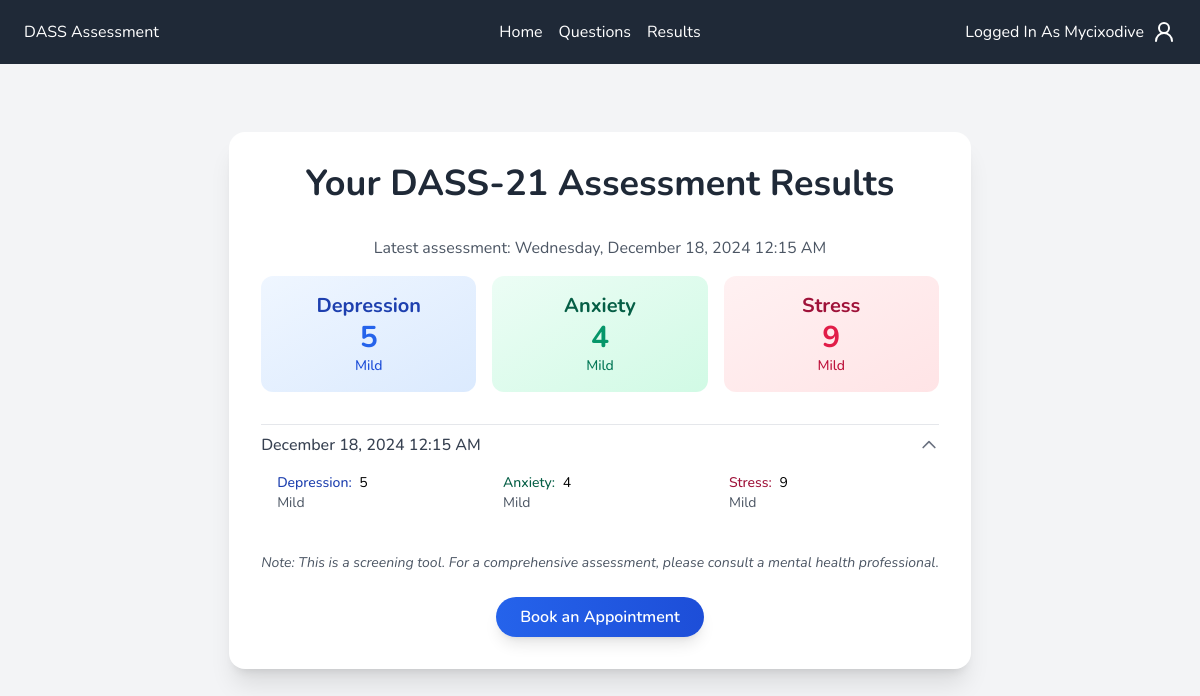
Screenshot of /results (signed in) with the database file from the repository.
### tables this page shows
CREATE TABLE dass_score (
            id INTEGER PRIMARY KEY AUTOINCREMENT,
            user_id INTEGER NOT NULL,
            answer TEXT NOT NULL,
            depression_score INTEGER NOT NULL,
            anxiety_score INTEGER NOT NULL,
            stress_score INTEGER NOT NULL,
            date_taken TEXT NOT NULL DEFAULT CURRENT_TIMESTAMP,
            FOREIGN KEY (user_id) REFERENCES students (id)
        );

### app.py (the view)
@app.route("/results")
@login_required
def results():
    if not session.get("user_id"):
        return redirect(url_for("login"))
    try:
        conn = get_db_connection()
        scores = conn.execute(
            "SELECT depression_score, anxiety_score, stress_score, date_taken, answer FROM dass_score WHERE user_id = ? ORDER BY date_taken DESC",
            (session["user_id"],),
        ).fetchall()
        conn.close()
    except sqlite3.IntegrityError:
        scores = None
    if scores:
        return render_template("results.html", scores=scores)
    return render_template("results.html")

### app.py (called while the page is built)
def login_required(f):
    @functools.wraps(f)
    def decorated_function(*args, **kwargs):
        if not session.get("user_id"):
            return redirect(url_for("login"))
        return f(*args, **kwargs)
    return decorated_function

def dateformat(value, format="%Y-%m-%d"):
    if isinstance(value, str):
        try:
            value = datetime.fromisoformat(value.replace("Z", "+00:00"))
        except ValueError:
            return value
    if isinstance(value, datetime):
        return value.strftime(format)
    return value

@app.template_filter('convert_timezone')
def convert_timezone(date_str):
    if isinstance(date_str, str):
        dt = datetime.strptime(date_str, "%Y-%m-%d %H:%M:%S")
    else:
        dt = date_str
    return dt + timedelta(hours=8)

### database.py (called while the page is built)
def get_db_connection():
    conn = sqlite3.connect("dass.db")
    conn.row_factory = sqlite3.Row
    return conn

### templates/results.html (shortened to what this page needs)
{% extends "base.html" %}
{% block content %}
<div class="py-12">
    <div class="container mx-auto px-4">
        <div class="bg-white shadow-xl rounded-2xl p-8 max-w-4xl mx-auto">
            {% if scores %}
                <h1 class="text-4xl font-bold text-gray-800 text-center mb-8">
                    Your DASS-21 Assessment Results
                </h1>
                {% for score in scores %}
                    {% if loop.first %}
                    <div class="mb-8">
                        <div class="text-center text-gray-600 mb-4">
                            Latest assessment: {{ score[3] | convert_timezone | dateformat("%A, %B %d, %Y %I:%M %p") }}
                        </div>
                        <div class="grid md:grid-cols-3 gap-4">
                            <div class="bg-gradient-to-br from-blue-50 to-blue-100 p-4 rounded-xl text-center">
                                <h2 class="text-xl font-bold text-blue-800">Depression</h2>
                                <p class="text-3xl font-bold text-blue-600">{{ score[0] // 2 }}</p>
                                <p class="text-sm text-blue-700 font-medium">
                                    {% if score[0] <= 9 %}Normal
                                    {% elif score[0] <=13 %}Mild
                                    {% elif score[0] <=20 %}Moderate
                                    {% elif score[0] <=27 %}Severe
                                    {% else %}Extremely Severe{% endif %}
                                </p>
                            </div>
                            <div class="bg-gradient-to-br from-emerald-50 to-emerald-100 p-4 rounded-xl text-center">
                                <h2 class="text-xl font-bold text-emerald-800">Anxiety</h2>
                                <p class="text-3xl font-bold text-emerald-600">{{ score[1] // 2 }}</p>
                                <p class="text-sm text-emerald-700 font-medium">
                                    {% if score[1] <= 7 %}Normal
                                    {% elif score[1] <=9 %}Mild
                                    {% elif score[1] <=14 %}Moderate
                                    {% elif score[1] <=19 %}Severe
                                    {% else %}Extremely Severe{% endif %}
                                </p>
                            </div>
                            <div class="bg-gradient-to-br from-rose-50 to-rose-100 p-4 rounded-xl text-center">
                                <h2 class="text-xl font-bold text-rose-800">Stress</h2>
                                <p class="text-3xl font-bold text-rose-600">{{ score[2] // 2 }}</p>
                                <p class="text-sm text-rose-700 font-medium">
                                    {% if score[2] <= 14 %}Normal
                                    {% elif score[2] <=18 %}Mild
                                    {% elif score[2] <=25 %}Moderate
                                    {% elif score[2] <=33 %}Severe
                                    {% else %}Extremely Severe{% endif %}
                                </p>
                            </div>
                        </div>
                    </div>
                    {% endif %}
                    <div class="border-t border-gray-200 py-2">
                        <details class="group" {% if loop.first %}open{% endif %}>
                            <summary class="flex justify-between items-center cursor-pointer">
                                <span class="font-medium text-gray-700">
                                    {{ score[3] | convert_timezone | dateformat("%B %d, %Y %I:%M %p") }}
                                </span>
                                <span class="transform group-open:rotate-180 transition-transform">
                                    <svg class="w-5 h-5 text-gray-500" fill="none" stroke="currentColor" viewBox="0 0 24 24">
                                        <path stroke-linecap="round" stroke-linejoin="round" stroke-width="2" d="M19 9l-7 7-7-7"></path>
                                    </svg>
                                </span>
                            </summary>
                            <div class="mt-4 pl-4">
                                <div class="grid grid-cols-3 gap-4 text-sm">
                                    <div>
                                        <span class="text-blue-800 font-medium">Depression:</span>
                                        <span class="ml-1">{{ score[0] // 2 }}</span>
                                        <span class="block text-gray-600">
                                            {% if score[0] <= 9 %}Normal
                                            {% elif score[0] <=13 %}Mild
                                            {% elif score[0] <=20 %}Moderate
                                            {% elif score[0] <=27 %}Severe
                                            {% else %}Extremely Severe{% endif %}
                                        </span>
                                    </div>
                                    <div>
                                        <span class="text-emerald-800 font-medium">Anxiety:</span>
                                        <span class="ml-1">{{ score[1] // 2 }}</span>
                                        <span class="block text-gray-600">
                                            {% if score[1] <= 7 %}Normal
                                            {% elif score[1] <=9 %}Mild
                                            {% elif score[1] <=14 %}Moderate
                                            {% elif score[1] <=19 %}Severe
                                            {% else %}Extremely Severe{% endif %}
                                        </span>
                                    </div>
                                    <div>
                                        <span class="text-rose-800 font-medium">Stress:</span>
                                        <span class="ml-1">{{ score[2] // 2 }}</span>
                                        <span class="block text-gray-600">
                                            {% if score[2] <= 14 %}Normal
                                            {% elif score[2] <=18 %}Mild
                                            {% elif score[2] <=25 %}Moderate
                                            {% elif score[2] <=33 %}Severe
                                            {% else %}Extremely Severe{% endif %}
                                        </span>
                                    </div>
                                </div>
                            </div>
                        </details>
                    </div>
                {% endfor %}
                <div class="mt-8 text-center">
                    <p class="text-gray-600 text-sm italic">
                        Note: This is a screening tool. For a comprehensive assessment, please consult a mental health professional.
                    </p>
                </div>
                <div class="flex justify-center mt-6">
                    <a href="/book_appointment"
                       class="bg-gradient-to-r from-blue-600 to-blue-700 text-white py-2 px-6 rounded-full font-semibold shadow-lg hover:from-blue-700 hover:to-blue-800 transform transition-all hover:scale-105 duration-300">
                        Book an Appointment
                    </a>
                </div>
            {% endif %}
        </div>
    </div>
</div>
{% endblock %}

### templates/base.html (style rules this page uses)
body { font-family: "Nunito", sans-serif; }

### rows the page displays
dass_score: date_taken "Wednesday, December 18, 2024 12:15 AM", depression_score "5", shows "Mild", anxiety_score "4", stress_score "9", date_taken "December 18, 2024 12:15 AM"
